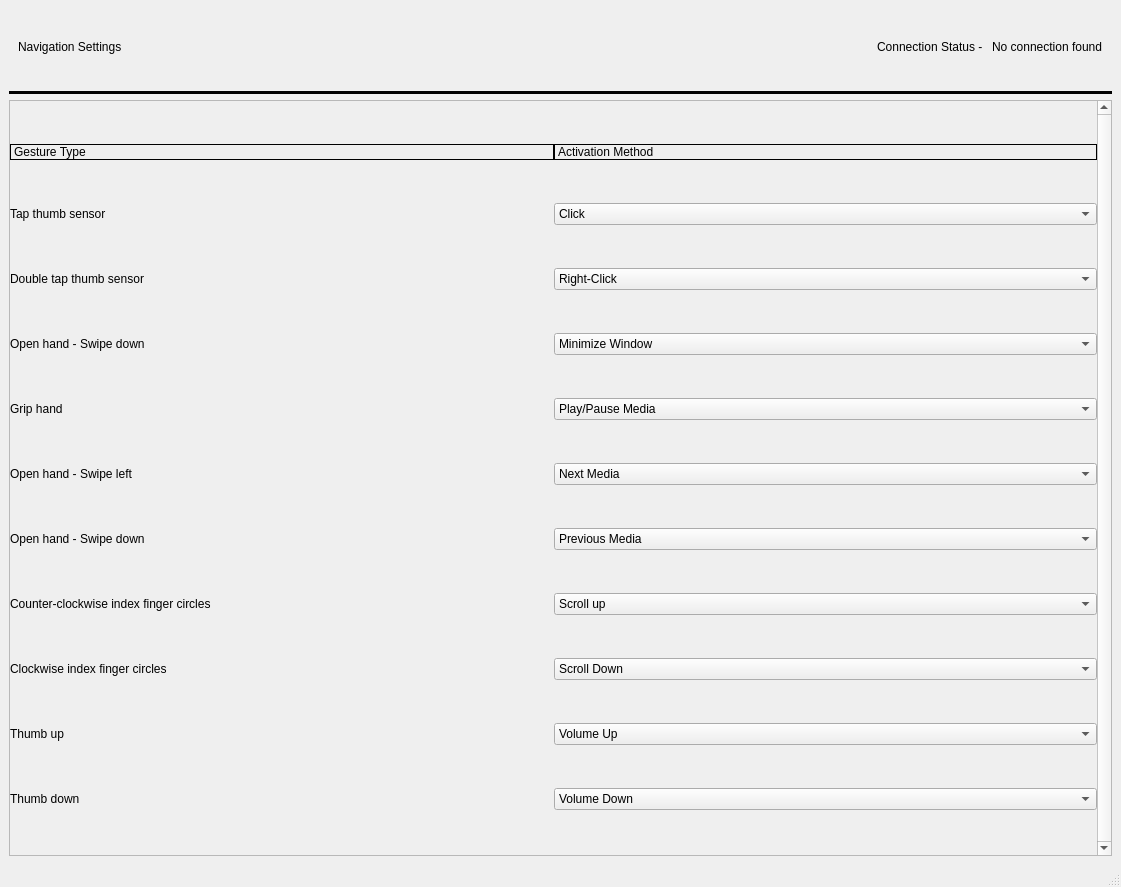
<?xml version="1.0" encoding="UTF-8"?>
<ui version="4.0">
 <class>MainWindow</class>
 <widget class="QMainWindow" name="MainWindow">
  <property name="geometry">
   <rect>
    <x>0</x>
    <y>0</y>
    <width>1121</width>
    <height>887</height>
   </rect>
  </property>
  <property name="windowTitle">
   <string>MainWindow</string>
  </property>
  <widget class="QWidget" name="centralwidget">
   <layout class="QVBoxLayout" name="verticalLayout_2" stretch="1,1,10">
    <item>
     <widget class="QWidget" name="widget" native="true">
      <layout class="QHBoxLayout" name="horizontalLayout_3">
       <item>
        <layout class="QHBoxLayout" name="horizontalLayout_2">
         <item>
          <widget class="QLabel" name="label_7">
           <property name="text">
            <string>Navigation Settings</string>
           </property>
          </widget>
         </item>
         <item>
          <spacer name="horizontalSpacer">
           <property name="orientation">
            <enum>Qt::Horizontal</enum>
           </property>
           <property name="sizeHint" stdset="0">
            <size>
             <width>40</width>
             <height>20</height>
            </size>
           </property>
          </spacer>
         </item>
         <item>
          <widget class="QLabel" name="label_3">
           <property name="text">
            <string>Connection Status - </string>
           </property>
          </widget>
         </item>
         <item>
          <widget class="QLabel" name="label">
           <property name="text">
            <string>No connection found</string>
           </property>
          </widget>
         </item>
        </layout>
       </item>
      </layout>
     </widget>
    </item>
    <item>
     <widget class="Line" name="line">
      <property name="frameShadow">
       <enum>QFrame::Plain</enum>
      </property>
      <property name="lineWidth">
       <number>3</number>
      </property>
      <property name="orientation">
       <enum>Qt::Horizontal</enum>
      </property>
     </widget>
    </item>
    <item>
     <widget class="QScrollArea" name="scrollArea">
      <property name="sizePolicy">
       <sizepolicy hsizetype="Expanding" vsizetype="Preferred">
        <horstretch>0</horstretch>
        <verstretch>0</verstretch>
       </sizepolicy>
      </property>
      <property name="verticalScrollBarPolicy">
       <enum>Qt::ScrollBarAlwaysOn</enum>
      </property>
      <property name="sizeAdjustPolicy">
       <enum>QAbstractScrollArea::AdjustIgnored</enum>
      </property>
      <property name="widgetResizable">
       <bool>true</bool>
      </property>
      <property name="alignment">
       <set>Qt::AlignLeading|Qt::AlignLeft|Qt::AlignTop</set>
      </property>
      <widget class="QWidget" name="scrollAreaWidgetContents">
       <property name="geometry">
        <rect>
         <x>0</x>
         <y>0</y>
         <width>1084</width>
         <height>737</height>
        </rect>
       </property>
       <layout class="QGridLayout" name="gridLayout_3">
        <property name="leftMargin">
         <number>0</number>
        </property>
        <property name="topMargin">
         <number>0</number>
        </property>
        <property name="rightMargin">
         <number>0</number>
        </property>
        <property name="bottomMargin">
         <number>0</number>
        </property>
        <property name="spacing">
         <number>0</number>
        </property>
        <item row="2" column="0">
         <widget class="QLabel" name="label_4">
          <property name="text">
           <string>Double tap thumb sensor</string>
          </property>
         </widget>
        </item>
        <item row="6" column="1">
         <widget class="QComboBox" name="comboBox_6">
          <item>
           <property name="text">
            <string>Previous Media</string>
           </property>
          </item>
         </widget>
        </item>
        <item row="9" column="0">
         <widget class="QLabel" name="label_12">
          <property name="text">
           <string>Thumb up</string>
          </property>
         </widget>
        </item>
        <item row="2" column="1">
         <widget class="QComboBox" name="comboBox_3">
          <item>
           <property name="text">
            <string>Right-Click</string>
           </property>
          </item>
         </widget>
        </item>
        <item row="9" column="1">
         <widget class="QComboBox" name="comboBox_9">
          <item>
           <property name="text">
            <string>Volume Up</string>
           </property>
          </item>
         </widget>
        </item>
        <item row="7" column="1">
         <widget class="QComboBox" name="comboBox_7">
          <item>
           <property name="text">
            <string>Scroll up</string>
           </property>
          </item>
         </widget>
        </item>
        <item row="3" column="1">
         <widget class="QComboBox" name="comboBox">
          <item>
           <property name="text">
            <string>Minimize Window</string>
           </property>
          </item>
         </widget>
        </item>
        <item row="3" column="0">
         <widget class="QLabel" name="label_6">
          <property name="text">
           <string>Open hand - Swipe down</string>
          </property>
         </widget>
        </item>
        <item row="4" column="1">
         <widget class="QComboBox" name="comboBox_4">
          <item>
           <property name="text">
            <string>Play/Pause Media</string>
           </property>
          </item>
         </widget>
        </item>
        <item row="0" column="0">
         <widget class="QLabel" name="label_14">
          <property name="sizePolicy">
           <sizepolicy hsizetype="Preferred" vsizetype="Fixed">
            <horstretch>0</horstretch>
            <verstretch>0</verstretch>
           </sizepolicy>
          </property>
          <property name="frameShape">
           <enum>QFrame::Box</enum>
          </property>
          <property name="text">
           <string>Gesture Type</string>
          </property>
         </widget>
        </item>
        <item row="1" column="0">
         <widget class="QLabel" name="label_2">
          <property name="frameShape">
           <enum>QFrame::NoFrame</enum>
          </property>
          <property name="text">
           <string>Tap thumb sensor</string>
          </property>
         </widget>
        </item>
        <item row="5" column="0">
         <widget class="QLabel" name="label_8">
          <property name="text">
           <string>Open hand - Swipe left</string>
          </property>
         </widget>
        </item>
        <item row="8" column="1">
         <widget class="QComboBox" name="comboBox_8">
          <item>
           <property name="text">
            <string>Scroll Down</string>
           </property>
          </item>
         </widget>
        </item>
        <item row="0" column="1">
         <widget class="QLabel" name="label_15">
          <property name="sizePolicy">
           <sizepolicy hsizetype="Preferred" vsizetype="Fixed">
            <horstretch>0</horstretch>
            <verstretch>0</verstretch>
           </sizepolicy>
          </property>
          <property name="frameShape">
           <enum>QFrame::Box</enum>
          </property>
          <property name="text">
           <string>Activation Method</string>
          </property>
         </widget>
        </item>
        <item row="1" column="1">
         <widget class="QComboBox" name="comboBox_2">
          <item>
           <property name="text">
            <string>Click</string>
           </property>
          </item>
         </widget>
        </item>
        <item row="6" column="0">
         <widget class="QLabel" name="label_9">
          <property name="text">
           <string>Open hand - Swipe down</string>
          </property>
         </widget>
        </item>
        <item row="7" column="0">
         <widget class="QLabel" name="label_10">
          <property name="text">
           <string>Counter-clockwise index finger circles</string>
          </property>
         </widget>
        </item>
        <item row="4" column="0">
         <widget class="QLabel" name="label_5">
          <property name="text">
           <string>Grip hand</string>
          </property>
         </widget>
        </item>
        <item row="5" column="1">
         <widget class="QComboBox" name="comboBox_5">
          <item>
           <property name="text">
            <string>Next Media</string>
           </property>
          </item>
         </widget>
        </item>
        <item row="8" column="0">
         <widget class="QLabel" name="label_11">
          <property name="text">
           <string>Clockwise index finger circles</string>
          </property>
         </widget>
        </item>
        <item row="10" column="0">
         <widget class="QLabel" name="label_13">
          <property name="text">
           <string>Thumb down</string>
          </property>
         </widget>
        </item>
        <item row="10" column="1">
         <widget class="QComboBox" name="comboBox_10">
          <item>
           <property name="text">
            <string>Volume Down</string>
           </property>
          </item>
         </widget>
        </item>
       </layout>
      </widget>
     </widget>
    </item>
   </layout>
  </widget>
  <widget class="QMenuBar" name="menubar">
   <property name="geometry">
    <rect>
     <x>0</x>
     <y>0</y>
     <width>1121</width>
     <height>21</height>
    </rect>
   </property>
  </widget>
  <widget class="QStatusBar" name="statusbar"/>
 </widget>
 <resources/>
 <connections/>
</ui>
